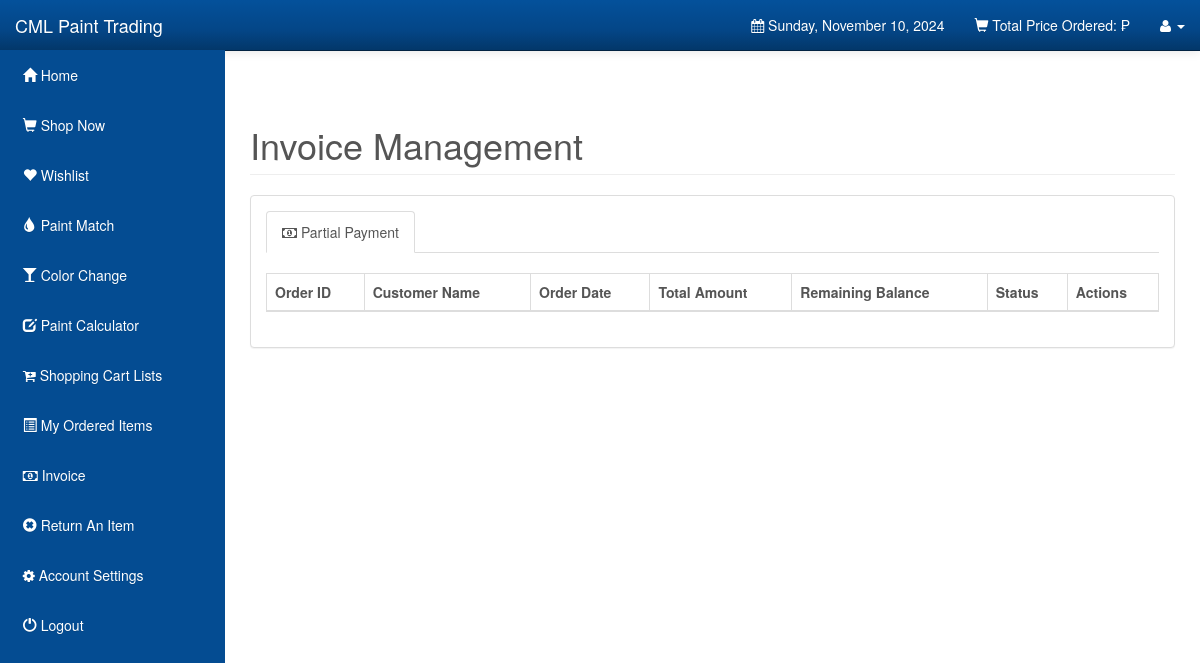
The app's page /Customers/invoice.php (signed in), older data.
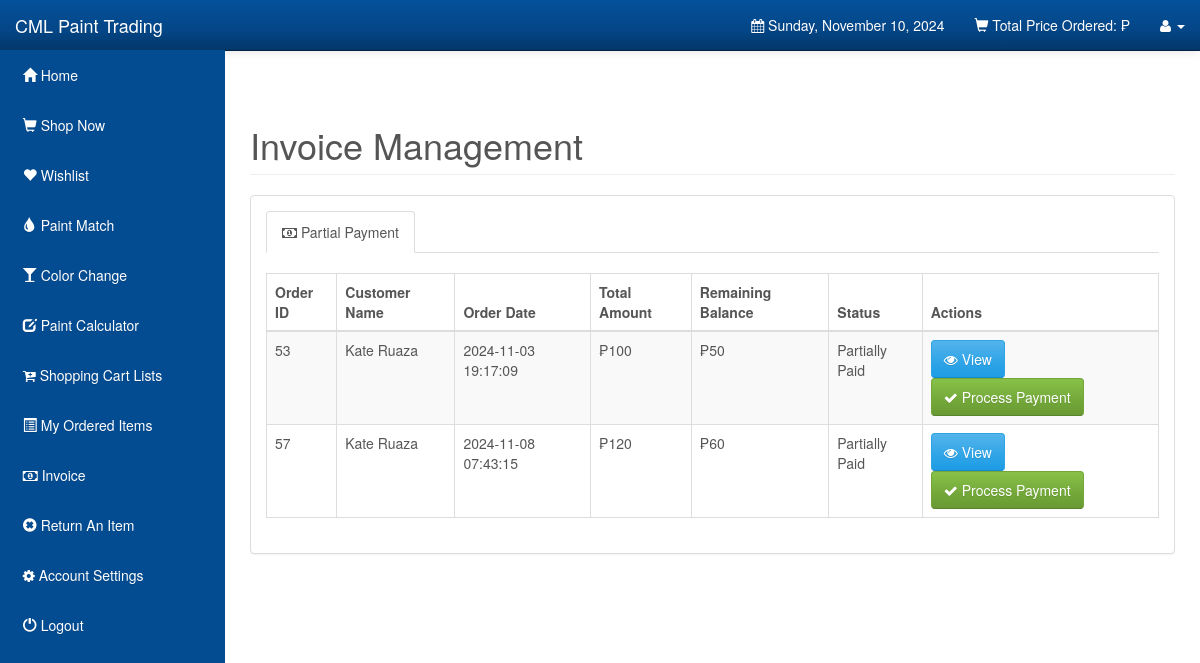
The same page, newer data.
### tables this page shows
CREATE TABLE `paymentform` (
  `id` int(11) NOT NULL,
  `firstname` varchar(255) DEFAULT NULL,
  `lastname` varchar(255) DEFAULT NULL,
  `email` varchar(255) DEFAULT NULL,
  `address` text DEFAULT NULL,
  `mobile` varchar(255) NOT NULL,
  `payment_method` varchar(255) NOT NULL,
  `payment_type` varchar(255) NOT NULL,
  `amount` decimal(10,2) DEFAULT NULL,
  `payment_image_path` text NOT NULL,
  `created_at` timestamp NOT NULL DEFAULT current_timestamp(),
  `order_id` int(10) UNSIGNED DEFAULT NULL,
  `payment_status` varchar(20) DEFAULT 'verification',
  `months_paid` int(11) NOT NULL DEFAULT 0
);

### Customers/invoice.php (the view, shortened to what the changed rows need)
<?php
include("config.php");
$stmt_downpayment = $DB_con->prepare("
        SELECT paymentform.*,
               (SELECT SUM(orderdetails.order_total)
                FROM orderdetails
                WHERE orderdetails.payment_id = paymentform.id) AS total_amount,
               (SELECT pt.status FROM payment_track pt WHERE pt.payment_id = paymentform.id ORDER BY pt.date_tracked DESC LIMIT 1) AS pt_status
        FROM paymentform
        WHERE email = :email AND payment_type = 'Down payment'");
$stmt_downpayment->execute(array(':email' => $_SESSION['user_email']));
$downpayment_row = $stmt_downpayment->fetchAll(PDO::FETCH_ASSOC);
?>
<!DOCTYPE html>
<html lang="en">
<head>
    <link rel="stylesheet" type="text/css" href="bootstrap/css/bootstrap.min.css" />
    <link rel="stylesheet" type="text/css" href="font-awesome/css/font-awesome.min.css" /> <link rel="stylesheet" type="text/css" href="css/local.css" />
    <link rel="stylesheet" href="https://cdn.jsdelivr.net/npm/sweetalert2@11/dist/sweetalert2.min.css">
    <link rel="stylesheet" type="text/css" href="jquery.fancybox.css?v=2.1.5" media="screen" />
    <link rel="stylesheet" type="text/css" href="jquery.fancybox-buttons.css?v=1.0.5" />
    <link rel="stylesheet" type="text/css" href="jquery.fancybox-thumbs.css?v=1.0.7" />
</head>
<body>
    <div id="wrapper">
        <div id="page-wrapper">
            <div class="row">
                <div class="col-lg-12">
                    <h1 class="page-header">Invoice Management</h1>
                </div>
            </div>
            <div class="row">
                <div class="col-lg-12">
                    <div class="panel panel-default">
                        <div class="panel-body">
                            <div class="tab-content">
                                <div role="tabpanel" class="tab-pane active" id="downpayment">
                                    <div class="row" style="margin-top: 20px;">
                                        <div class="col-lg-12">
                                            <table class="table table-striped table-bordered">
                                                <thead>
                                                    <tr>
                                                        <th>Order ID</th>
                                                        <th>Customer Name</th>
                                                        <th>Order Date</th>
                                                        <th>Total Amount</th>
                                                        <th>Remaining Balance</th>
                                                        <th>Status</th>
                                                        <th>Actions</th>
                                                    </tr>
                                                </thead>
                                                <tbody>
                                                    <?php foreach ($downpayment_row as $row):
                                                        $stat = $row['payment_status'];
                                                        $paid = $row['total_amount'] <= $row['amount'];
                                                        $reqeusted = $row['pt_status'] === 'Requested' || $stat !== 'Confirmed';
                                                        ?>
                                                        <tr>
                                                            <td><?= $row['id'] ?></td>
                                                            <td><?= $row['firstname'] . ' ' . $row['lastname'] ?></td>
                                                            <td><?= $row['created_at'] ?></td>
                                                            <td>₱<?= $row['total_amount'] ?></td>
                                                            <td>₱<?= $row['total_amount'] - $row['amount'] ?></td>
                                                            <td><?php
                                                                if ($row['payment_status'] === 'failed') {?>
                                                                   <span>Rejected</span>
                                                                <?php } elseif ($paid) {?>
                                                                   <span>Fully Paid</span>
                                                                <?php } elseif ($reqeusted) {?>
                                                                   <span>Payment Requested</span>
                                                                <?php } else {?>
                                                                   <span>Partially Paid</span>
                                                                <?php } ?>
                                                            </td>
                                                            <td>
                                                                <button class="btn btn-primary btn-sm">
                                                                    <i class="fa fa-eye"></i> View
                                                                </button>
                                                                <?php if ($paid || $row['payment_status'] === 'failed'): ?>
                                                                    <button class="btn btn-success btn-sm" disabled>
                                                                        <i class="fa fa-check"></i> Process Payment
                                                                    </button>
                                                                <?php else: ?>
                                                                    <button class="btn btn-success btn-sm">
                                                                        <i class="fa fa-check"></i> Process Payment
                                                                    </button>
                                                                <?php endif; ?>
                                                            </td>
                                                        </tr>
                                                    <?php endforeach; ?>
                                                </tbody>
                                            </table>
                                        </div>
                                    </div>
                                </div>
                            </div>
                        </div>
                    </div>
                </div>
            </div>
        </div>
    </div>
</body>
</html>

Row changes from the older to the newer data that the page shows:
added paymentform: id "53", firstname "Kate", lastname "Ruaza", created_at "2024-11-03 19:17:09", total_amount "100", amount "50", payment_status "Partially Paid", amount 50 (drawn)
added paymentform: id "57", firstname "Kate", lastname "Ruaza", created_at "2024-11-08 07:43:15", total_amount "120", amount "60", payment_status "Partially Paid", amount 60 (drawn)
